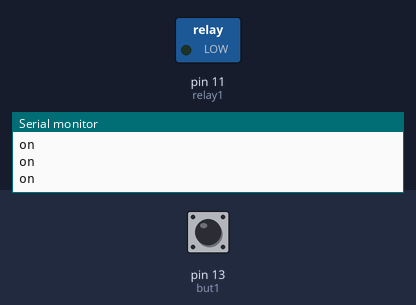
Bench run of a sketch on a simulated Arduino Uno, built with avr-gcc and run on an emulated ATmega328P. Parts: switched loads named in the sketch (green lamp = pin HIGH), the last lines printed to the serial monitor. Dashed ring = blinking. The test bench sets the inputs (shaded band); at power-on: pin 13 (but1) HIGH.

Above: at 1.2 s.
1.3 s: pin 13 (but1) pulled LOW for 1 s
At 1.72 s:
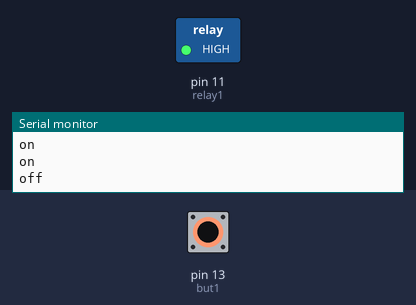
3.8 s: pin 13 (but1) pulled LOW for 3.2 s
At 7.4 s:
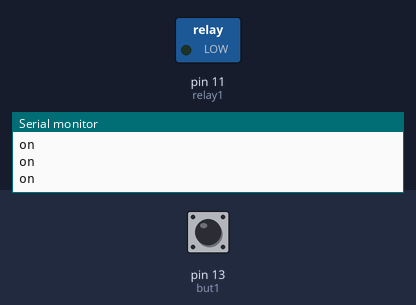
Timing chart, 0 to 8.9 s (numbered marks = the images above; inputs shaded):
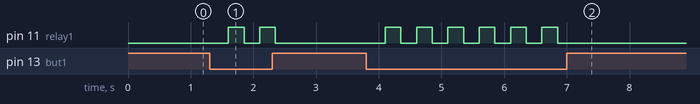

Measured:
- after the input at 1.3 s, pin 11 (relay1): alternates HIGH for 0.25 s and LOW for 0.25 s, 4 changes in all, then stays LOW, starting after 0.30 s
- after the input at 3.8 s, pin 11 (relay1): alternates HIGH for 0.25 s and LOW for 0.25 s, 12 changes in all, then stays LOW, starting after 0.30 s

The sketch:

on-off_state.ino
```cpp
int but1 = 13;
int relay1 = 11;
int butState = 0;
int relayS = 0;
int pushed = 0;


void setup() {
  Serial.begin(9600);
    pinMode(but1,INPUT);
    pinMode(relay1,OUTPUT);

}

void loop() {
  butState = digitalRead(but1);

  if(butState == LOW && relayS == LOW){
    pushed = 1-pushed;
    delay(100);

  }
  relayS = butState;
 if(pushed==LOW){
  Serial.println("on");
  digitalWrite(relay1,LOW);

 }
  else{
    Serial.println("off");
    digitalWrite(relay1,HIGH);

  }

delay(150);
}
```
